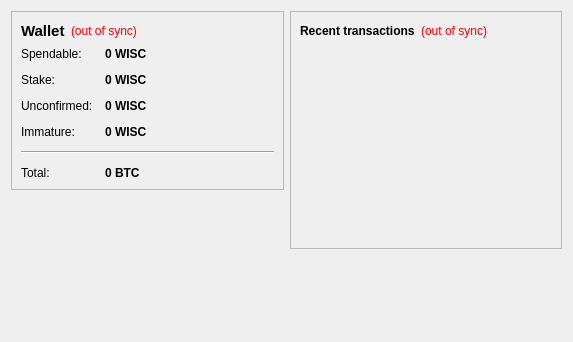
<?xml version="1.0" encoding="UTF-8"?>
<ui version="4.0">
 <class>OverviewPage</class>
 <widget class="QWidget" name="OverviewPage">
  <property name="geometry">
   <rect>
    <x>0</x>
    <y>0</y>
    <width>573</width>
    <height>342</height>
   </rect>
  </property>
  <property name="windowTitle">
   <string>Form</string>
  </property>
  <layout class="QHBoxLayout" name="horizontalLayout" stretch="1,1">
   <item>
    <layout class="QVBoxLayout" name="verticalLayout_2">
     <item>
      <widget class="QFrame" name="frame">
       <property name="frameShape">
        <enum>QFrame::StyledPanel</enum>
       </property>
       <property name="frameShadow">
        <enum>QFrame::Raised</enum>
       </property>
       <layout class="QVBoxLayout" name="verticalLayout_4">
        <item>
         <layout class="QHBoxLayout" name="horizontalLayout_4">
          <item>
           <widget class="QLabel" name="label_5">
            <property name="font">
             <font>
              <pointsize>11</pointsize>
              <weight>75</weight>
              <bold>true</bold>
             </font>
            </property>
            <property name="text">
             <string>Wallet</string>
            </property>
           </widget>
          </item>
          <item>
           <widget class="QLabel" name="labelWalletStatus">
            <property name="toolTip">
             <string>The displayed information may be out of date. Your wallet automatically synchronizes with the WisdomCoin network after a connection is established, but this process has not completed yet.</string>
            </property>
            <property name="styleSheet">
             <string notr="true">QLabel { color: red; }</string>
            </property>
            <property name="text">
             <string notr="true">(out of sync)</string>
            </property>
            <property name="alignment">
             <set>Qt::AlignLeading|Qt::AlignLeft|Qt::AlignVCenter</set>
            </property>
           </widget>
          </item>
          <item>
           <spacer name="horizontalSpacer_2">
            <property name="orientation">
             <enum>Qt::Horizontal</enum>
            </property>
            <property name="sizeHint" stdset="0">
             <size>
              <width>40</width>
              <height>20</height>
             </size>
            </property>
           </spacer>
          </item>
         </layout>
        </item>
        <item>
         <layout class="QFormLayout" name="formLayout_2">
          <property name="fieldGrowthPolicy">
           <enum>QFormLayout::AllNonFixedFieldsGrow</enum>
          </property>
          <property name="horizontalSpacing">
           <number>12</number>
          </property>
          <property name="verticalSpacing">
           <number>12</number>
          </property>
          <item row="0" column="0">
           <widget class="QLabel" name="label">
            <property name="text">
             <string>Spendable:</string>
            </property>
           </widget>
          </item>
          <item row="0" column="1">
           <widget class="QLabel" name="labelBalance">
            <property name="font">
             <font>
              <weight>75</weight>
              <bold>true</bold>
             </font>
            </property>
            <property name="cursor">
             <cursorShape>IBeamCursor</cursorShape>
            </property>
            <property name="toolTip">
             <string>Your current spendable balance</string>
            </property>
            <property name="text">
             <string notr="true">0 WISC</string>
            </property>
            <property name="textInteractionFlags">
             <set>Qt::LinksAccessibleByMouse|Qt::TextSelectableByKeyboard|Qt::TextSelectableByMouse</set>
            </property>
           </widget>
          </item>
          <item row="1" column="0">
           <widget class="QLabel" name="label_6">
            <property name="text">
             <string>Stake:</string>
            </property>
           </widget>
          </item>
          <item row="1" column="1">
           <widget class="QLabel" name="labelStake">
            <property name="font">
             <font>
              <weight>75</weight>
              <bold>true</bold>
             </font>
            </property>
            <property name="cursor">
             <cursorShape>IBeamCursor</cursorShape>
            </property>
            <property name="toolTip">
             <string>Total of coins that was staked, and do not yet count toward the current balance</string>
            </property>
            <property name="text">
             <string notr="true">0 WISC</string>
            </property>
            <property name="textInteractionFlags">
             <set>Qt::LinksAccessibleByMouse|Qt::TextSelectableByKeyboard|Qt::TextSelectableByMouse</set>
            </property>
           </widget>
          </item>
          <item row="2" column="0">
           <widget class="QLabel" name="label_3">
            <property name="text">
             <string>Unconfirmed:</string>
            </property>
           </widget>
          </item>
          <item row="2" column="1">
           <widget class="QLabel" name="labelUnconfirmed">
            <property name="font">
             <font>
              <weight>75</weight>
              <bold>true</bold>
             </font>
            </property>
            <property name="cursor">
             <cursorShape>IBeamCursor</cursorShape>
            </property>
            <property name="toolTip">
             <string>Total of transactions that have yet to be confirmed, and do not yet count toward the current balance</string>
            </property>
            <property name="text">
             <string notr="true">0 WISC</string>
            </property>
            <property name="textInteractionFlags">
             <set>Qt::LinksAccessibleByMouse|Qt::TextSelectableByKeyboard|Qt::TextSelectableByMouse</set>
            </property>
           </widget>
          </item>
          <item row="3" column="0">
           <widget class="QLabel" name="labelImmatureText">
            <property name="text">
             <string>Immature:</string>
            </property>
           </widget>
          </item>
          <item row="3" column="1">
           <widget class="QLabel" name="labelImmature">
            <property name="font">
             <font>
              <weight>75</weight>
              <bold>true</bold>
             </font>
            </property>
            <property name="toolTip">
             <string>Mined balance that has not yet matured</string>
            </property>
            <property name="text">
             <string notr="true">0 WISC</string>
            </property>
            <property name="textInteractionFlags">
             <set>Qt::LinksAccessibleByMouse|Qt::TextSelectableByKeyboard|Qt::TextSelectableByMouse</set>
            </property>
           </widget>
          </item>
          <item row="4" column="0" colspan="2">
           <widget class="Line" name="line">
            <property name="orientation">
             <enum>Qt::Horizontal</enum>
            </property>
           </widget>
          </item>
          <item row="5" column="0">
           <widget class="QLabel" name="labelTotalText">
            <property name="text">
             <string>Total:</string>
            </property>
           </widget>
          </item>
          <item row="5" column="1">
           <widget class="QLabel" name="labelTotal">
            <property name="font">
             <font>
              <weight>75</weight>
              <bold>true</bold>
             </font>
            </property>
            <property name="cursor">
             <cursorShape>IBeamCursor</cursorShape>
            </property>
            <property name="toolTip">
             <string>Your current total balance</string>
            </property>
            <property name="text">
             <string notr="true">0 BTC</string>
            </property>
            <property name="textInteractionFlags">
             <set>Qt::LinksAccessibleByMouse|Qt::TextSelectableByKeyboard|Qt::TextSelectableByMouse</set>
            </property>
           </widget>
          </item>
         </layout>
        </item>
       </layout>
      </widget>
     </item>
     <item>
      <spacer name="verticalSpacer">
       <property name="orientation">
        <enum>Qt::Vertical</enum>
       </property>
       <property name="sizeHint" stdset="0">
        <size>
         <width>20</width>
         <height>40</height>
        </size>
       </property>
      </spacer>
     </item>
    </layout>
   </item>
   <item>
    <layout class="QVBoxLayout" name="verticalLayout_3">
     <item>
      <widget class="QFrame" name="frame_2">
       <property name="frameShape">
        <enum>QFrame::StyledPanel</enum>
       </property>
       <property name="frameShadow">
        <enum>QFrame::Raised</enum>
       </property>
       <layout class="QVBoxLayout" name="verticalLayout">
        <item>
         <layout class="QHBoxLayout" name="horizontalLayout_2">
          <item>
           <widget class="QLabel" name="label_4">
            <property name="text">
             <string>&lt;b&gt;Recent transactions&lt;/b&gt;</string>
            </property>
           </widget>
          </item>
          <item>
           <widget class="QLabel" name="labelTransactionsStatus">
            <property name="toolTip">
             <string>The displayed information may be out of date. Your wallet automatically synchronizes with the WisdomCoin network after a connection is established, but this process has not completed yet.</string>
            </property>
            <property name="styleSheet">
             <string notr="true">QLabel { color: red; }</string>
            </property>
            <property name="text">
             <string notr="true">(out of sync)</string>
            </property>
            <property name="alignment">
             <set>Qt::AlignRight|Qt::AlignTrailing|Qt::AlignVCenter</set>
            </property>
           </widget>
          </item>
          <item>
           <spacer name="horizontalSpacer">
            <property name="orientation">
             <enum>Qt::Horizontal</enum>
            </property>
            <property name="sizeHint" stdset="0">
             <size>
              <width>40</width>
              <height>20</height>
             </size>
            </property>
           </spacer>
          </item>
         </layout>
        </item>
        <item>
         <widget class="QListView" name="listTransactions">
          <property name="styleSheet">
           <string notr="true">QListView { background: transparent; }</string>
          </property>
          <property name="frameShape">
           <enum>QFrame::NoFrame</enum>
          </property>
          <property name="verticalScrollBarPolicy">
           <enum>Qt::ScrollBarAlwaysOff</enum>
          </property>
          <property name="horizontalScrollBarPolicy">
           <enum>Qt::ScrollBarAlwaysOff</enum>
          </property>
          <property name="selectionMode">
           <enum>QAbstractItemView::NoSelection</enum>
          </property>
         </widget>
        </item>
       </layout>
      </widget>
     </item>
     <item>
      <spacer name="verticalSpacer_2">
       <property name="orientation">
        <enum>Qt::Vertical</enum>
       </property>
       <property name="sizeHint" stdset="0">
        <size>
         <width>20</width>
         <height>40</height>
        </size>
       </property>
      </spacer>
     </item>
    </layout>
   </item>
  </layout>
 </widget>
 <resources/>
 <connections/>
</ui>
